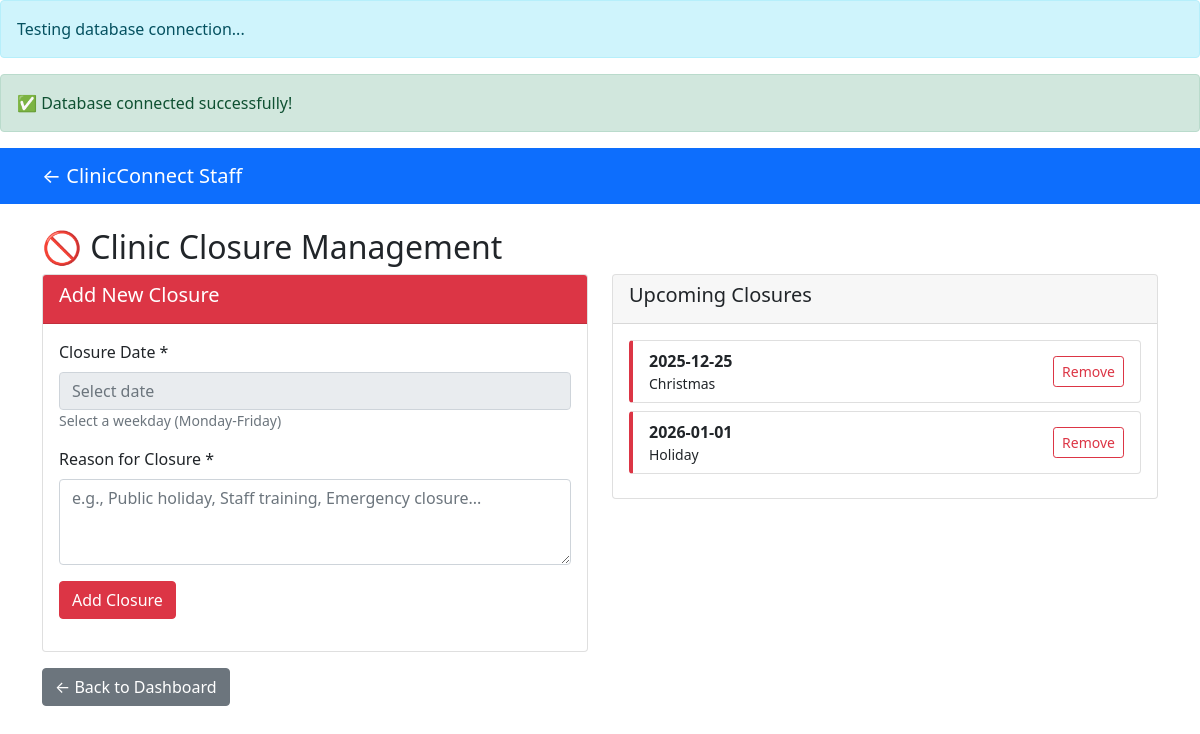
/admindashboard/closures.php, run on an earlier commit of the app's database.
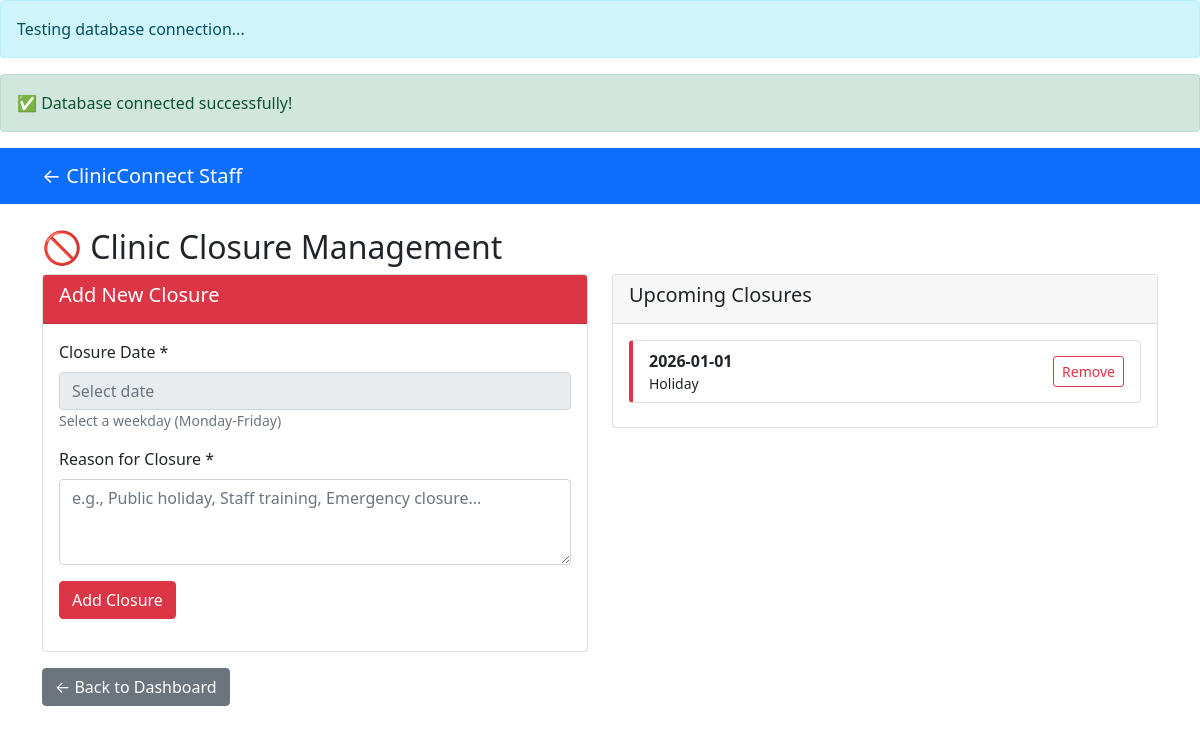
And on a later commit of the database.
### tables this page shows
CREATE TABLE `clinic_closures` (
  `id` int(11) NOT NULL,
  `closure_date` date NOT NULL,
  `reason` varchar(255) DEFAULT NULL,
  `created_at` timestamp NOT NULL DEFAULT current_timestamp()
);

### admindashboard/closures.php (the view, shortened to what this page needs)
<?php
include '../includes/config.php';
$stmt = $pdo->prepare("SELECT * FROM clinic_closures WHERE closure_date >= CURDATE() ORDER BY closure_date");
$stmt->execute();
$upcoming_closures = $stmt->fetchAll();
?>
<!DOCTYPE html>
<html lang="en">
<head>
    <link href="https://cdn.jsdelivr.net/npm/bootstrap@5.1.3/dist/css/bootstrap.min.css" rel="stylesheet">
    <link rel="stylesheet" href="https://cdn.jsdelivr.net/npm/flatpickr/dist/flatpickr.min.css">
</head>
<body>
    <nav class="navbar navbar-expand-lg navbar-dark bg-primary">
        <div class="container">
            <a class="navbar-brand" href="index.php">← ClinicConnect Staff</a>
        </div>
    </nav>
    <div class="container mt-4">
        <h2>🚫 Clinic Closure Management</h2>
        <div class="row">
            <div class="col-md-6">
                <div class="card">
                    <div class="card-header bg-danger text-white">
                        <h5>Add New Closure</h5>
                    </div>
                    <div class="card-body">
                        <form method="POST">
                            <div class="mb-3">
                                <label class="form-label">Closure Date *</label>
                                <input type="text" name="closure_date" class="form-control" required placeholder="Select date" readonly id="closureDate">
                                <small class="text-muted">Select a weekday (Monday-Friday)</small>
                            </div>
                            <div class="mb-3">
                                <label class="form-label">Reason for Closure *</label>
                                <textarea name="reason" class="form-control" rows="3" placeholder="e.g., Public holiday, Staff training, Emergency closure..." required></textarea>
                            </div>
                            <button type="submit" name="add_closure" class="btn btn-danger">Add Closure</button>
                        </form>
                    </div>
                </div>
            </div>
            <div class="col-md-6">
                <div class="card">
                    <div class="card-header">
                        <h5>Upcoming Closures</h5>
                    </div>
                    <div class="card-body">
                        <?php if (count($upcoming_closures) > 0): ?>
                            <?php foreach ($upcoming_closures as $closure): ?>
                            <div class="card closure-card mb-2">
                                <div class="card-body py-2">
                                    <div class="d-flex justify-content-between align-items-center">
                                        <div>
                                            <strong><?= $closure['closure_date']; ?></strong>
                                            <br><small><?= htmlspecialchars($closure['reason']); ?></small>
                                        </div>
                                        <a href="?delete_closure=<?= $closure['id']; ?>" class="btn btn-sm btn-outline-danger" onclick="return confirm('Remove this closure?')">Remove</a>
                                    </div>
                                </div>
                            </div>
                            <?php endforeach; ?>
                        <?php else: ?>
                            <p class="text-muted">No upcoming closures scheduled.</p>
                        <?php endif; ?>
                    </div>
                </div>
            </div>
        </div>
        <div class="mt-3">
            <a href="index.php" class="btn btn-secondary">← Back to Dashboard</a>
        </div>
    </div>
</body>
</html>

What changed in the data, as far as the page shows it:
removed clinic_closures: closure_date "2025-12-25", reason "Christmas"
